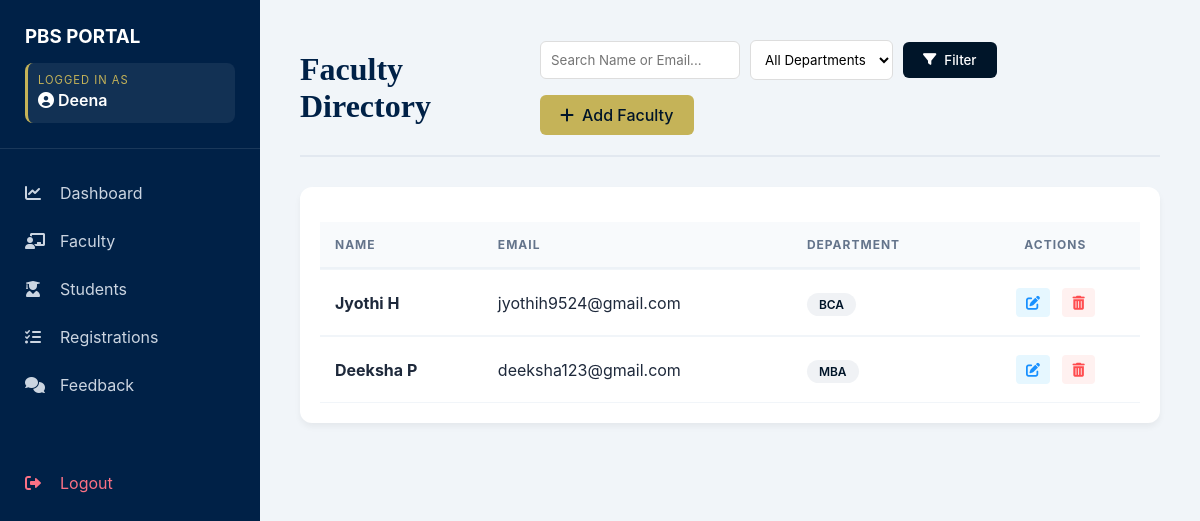
The page /events/manage-teachers/ (signed in) on the database its author committed.
### accounts/models.py (models this page shows, shortened)
class Teacher(models.Model):
    user = models.OneToOneField(
        User,
        on_delete=models.CASCADE,
        related_name='teacher',
        null=True, blank=True
    )
    department = models.CharField(max_length=5, choices=DEPARTMENT_CHOICES)
    joining_year = models.IntegerField(null=True, blank=True)

### events/views.py (the view, shortened to what this page needs)
# urls.py: path('manage-teachers/', views.manage_teachers, name='manage_teachers'),
@user_passes_test(is_admin)
def manage_teachers(request):
    teachers = Teacher.objects.all().select_related('user')
    search_query = request.GET.get('search')
    dept_filter = request.GET.get('department')
    if dept_filter:
        teachers = teachers.filter(department=dept_filter)
    return render(request, 'manage_teachers.html', {'teachers': teachers})

### events/views.py (called while the page is built)
def is_admin(user):
    return user.is_superuser

### templates/manage_teachers.html (shortened to what this page needs)
{% extends "admin_dashboard.html" %}
{% block content %}
<div class="header-section">
    <h1 style="color: #001529;">Faculty Directory</h1>
    <div style="display: flex; gap: 15px; align-items: center; flex-wrap: wrap;">
        <form method="GET" action="{% url 'manage_teachers' %}" style="display: flex; gap: 10px; align-items: center;">
            <input type="text" name="search" value="{{ request.GET.search|default:'' }}"
                   placeholder="Search Name or Email..."
                   style="padding: 10px; border-radius: 6px; border: 1px solid #ddd; width: 200px; outline: none;">
            <select name="department" style="padding: 10px; border-radius: 6px; border: 1px solid #ddd; background: white; outline: none;">
                <option value="">All Departments</option>
            </select>
            <button type="submit" class="btn-primary">
                <i class="fas fa-filter"></i> Filter
            </button>
        </form>
        <a href="{% url 'add_teacher' %}" class="btn-primary" style="background: #c5b358; color: #001529;">
            <i class="fas fa-plus"></i> Add Faculty
        </a>
    </div>
</div>
<div class="faculty-card">
    <table>
        <thead>
            <tr>
                <th>NAME</th>
                <th>EMAIL</th>
                <th>DEPARTMENT</th>
                <th style="text-align: center;">ACTIONS</th>
            </tr>
        </thead>
        <tbody>
            {% for teacher in teachers %}
            <tr>
                <td><strong>{{ teacher.user.get_full_name|default:teacher.user.username }}</strong></td>
                <td>{{ teacher.user.email }}</td>
                <td>
                    <span class="badge">
                        {{ teacher.department }}
                    </span>
                </td>
                <td style="text-align: center;">
                    <a href="{% url 'edit_teacher' teacher.id %}" class="action-btn edit" title="Edit">
                        <i class="fas fa-edit"></i>
                    </a>
                    <a href="{% url 'delete_teacher' teacher.id %}" class="action-btn delete"
                       onclick="return confirm('Are you sure you want to delete faculty member {{ teacher.user.username }}?')" title="Delete">
                        <i class="fas fa-trash-alt"></i>
                    </a>
                </td>
            </tr>
            {% endfor %}
        </tbody>
    </table>
</div>
{% endblock %}

### templates/admin_dashboard.html (shortened to what this page needs)
<!DOCTYPE html>
<html lang="en">
  <head>
    <link
      rel="stylesheet"
      href="https://cdnjs.cloudflare.com/ajax/libs/font-awesome/6.0.0/css/all.min.css"
    />
  </head>
  <body>
    <div class="sidebar">
      <div class="sidebar-header">
        <h3>PBS PORTAL</h3>
        <div class="user-tag">
          <p
            style="font-size: 0.7rem; color: var(--accent); letter-spacing: 1px"
          >
            LOGGED IN AS
          </p>
          <p style="font-weight: 600; margin: 3px 0">
            <i class="fas fa-user-circle"></i> {{ request.user.username }}
          </p>
        </div>
      </div>
      <nav style="margin-top: 20px">
        <a
          href="{% url 'admin_dashboard' %}"
          class="menu-item {% if request.resolver_match.url_name == 'admin_dashboard' %}active{% endif %}"
        >
          <i class="fas fa-chart-line"></i><span>Dashboard</span>
        </a>
        {% if request.user.is_superuser %}
        <a href="{% url 'manage_teachers' %}" class="menu-item">
          <i class="fas fa-chalkboard-teacher"></i><span>Faculty</span>
        </a>
        {% endif %}
        <a href="{% url 'manage_students' %}" class="menu-item">
          <i class="fas fa-user-graduate"></i><span>Students</span>
        </a>
        <a href="{% url 'registered_users' %}" class="menu-item">
          <i class="fas fa-list-check"></i><span>Registrations</span>
        </a>
        <a href="{% url 'view_feedback' %}" class="menu-item">
          <i class="fas fa-comments"></i><span>Feedback</span>
        </a>
        <a
          href="{% url 'logout' %}"
          class="menu-item"
          style="color: var(--danger); margin-top: 50px"
        >
          <i class="fas fa-sign-out-alt"></i><span>Logout</span>
        </a>
      </nav>
    </div>
    <div class="main-content">
      {% block content %}{% endblock %}
    </div>
  </body>
</html>

### templates/admin_dashboard.html (style rules this page uses)
:root { --sidebar-bg: #002147; --accent: #c5b358; --bg: #f1f5f9; --white: #ffffff; --danger: #fb7185; --success: #10b981; }
* { margin: 0; padding: 0; box-sizing: border-box; font-family: "Inter", sans-serif; }
body { display: flex; background-color: var(--bg); min-height: 100vh; }
.sidebar { width: 260px; background: var(--sidebar-bg); color: white; position: fixed; height: 100vh; z-index: 1000; }
.sidebar-header { padding: 25px; border-bottom: 1px solid rgba(255, 255, 255, 0.1); }
.user-tag { margin-top: 15px; padding: 10px; background: rgba(255, 255, 255, 0.07); border-radius: 8px; border-left: 3px solid var(--accent); }
.menu-item { display: flex; align-items: center; padding: 14px 25px; text-decoration: none; color: #cbd5e1; transition: 0.3s; }
.menu-item i { margin-right: 15px; width: 20px; }
.main-content { margin-left: 260px; flex: 1; padding: 40px; width: calc(100% - 260px); }
.header-section { display: flex; justify-content: space-between; align-items: center; margin-bottom: 30px; }
table { width: 100%; border-collapse: collapse; margin-top: 15px; }
th { text-align: left; padding: 15px; background: #f8fafc; color: #64748b; font-size: 0.75rem; text-transform: uppercase; letter-spacing: 1px; }
td { padding: 15px; border-top: 1px solid #f1f5f9; vertical-align: middle; }
.badge { background: #e0f2fe; color: #0369a1; padding: 4px 10px; border-radius: 6px; font-size: 0.75rem; font-weight: bold; }
.main-content .header-section { display: flex; justify-content: space-between; align-items: center; margin-bottom: 30px; border-bottom: 2px solid #e2e8f0; padding-bottom: 20px; }
.main-content h1 { font-family: 'Merriweather', serif; color: #002147 !important; margin: 0; }
.main-content table { width: 100%; border-collapse: separate; border-spacing: 0; }
.main-content th { background-color: #f8fafc !important; color: #64748b !important; font-weight: 700; text-transform: uppercase; font-size: 0.75rem; padding: 15px; border-bottom: 2px solid #edf2f7; }
.main-content td { padding: 18px 15px; border-bottom: 1px solid #f1f5f9; color: #1e293b; vertical-align: middle; }

### templates/manage_teachers.html (style rules this page uses)
.header-section { display: flex; justify-content: space-between; align-items: center; margin-bottom: 25px; }
.btn-primary { background: #001529; color: white; padding: 10px 20px; border-radius: 6px; text-decoration: none; border: none; cursor: pointer; display: inline-flex; align-items: center; gap: 8px; font-weight: 500; transition: 0.3s; }
.action-btn { padding: 6px 10px; border-radius: 4px; text-decoration: none; margin: 0 4px; font-size: 14px; display: inline-block; }
.edit { background: #e6f7ff; color: #1890ff; }
.delete { background: #fff1f0; color: #ff4d4f; }
.badge { padding: 4px 12px; border-radius: 50px; font-size: 12px; font-weight: 600; background: #f0f2f5; color: #001529; }
.faculty-card { background: white; padding: 20px; border-radius: 12px; box-shadow: 0 4px 6px rgba(0,0,0,0.05); }
table { width: 100%; border-collapse: collapse; }
th { text-align: left; padding: 15px; color: #64748b; border-bottom: 2px solid #f0f2f5; font-size: 14px; }
td { padding: 15px; border-bottom: 1px solid #f0f2f5; }

### rows shown on the page
Teacher: user.get_full_name "Jyothi H", user.email "jyothih9524@gmail.com", department "BCA"
Teacher: user.get_full_name "Deeksha P", user.email "deeksha123@gmail.com", department "MBA"

### other values the page prints
{{ request.user.username }} "Deena"
